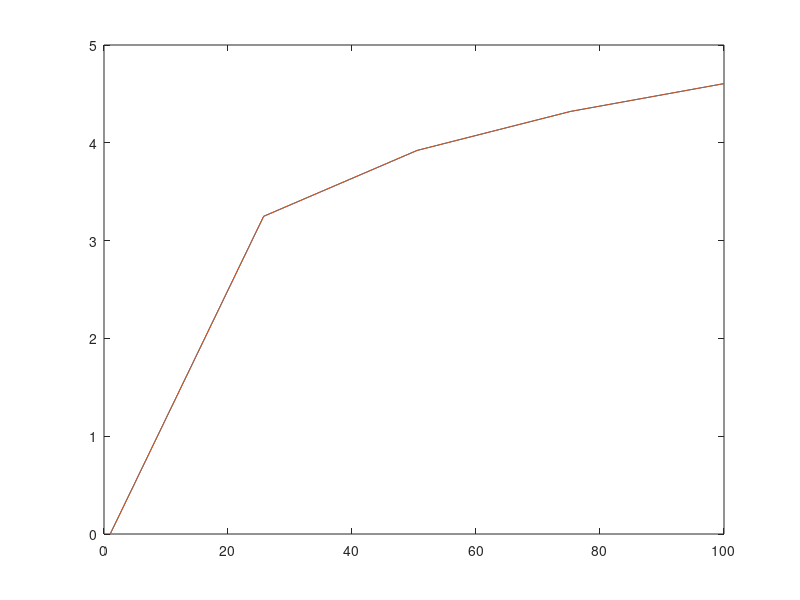

Reproduce this figure in MATLAB.
clear all
close all
format long
x=linspace(1,100,5);
a=1;
b=100;
n=5;
h=((b-a)/(n-1));
F=@(x) log(x);
P=F(x);
for i=1:n
    L=[1];
    for j=1:n
        if j~=i
            L=conv(L,F(x(j)));
            L=L/(F(x(i))-F(x(j)));
        end
    end
    
end
disp(P)
plot(x,P,x,log(x))
